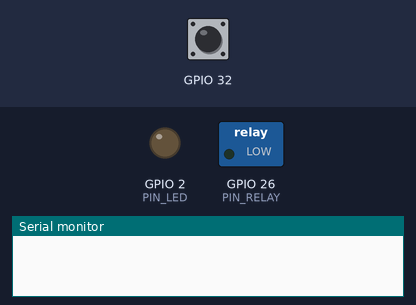
Recording of a sketch running on a simulated ESP32. Parts: switched loads named in the sketch (green lamp = pin HIGH), output pins drawn as LEDs (lit = HIGH), the last lines printed to the serial monitor. The inputs (shaded band) are chosen by the test bench; at power-on: GPIO 32 HIGH. WiFi joins after 1.5 s; servers stay silent unless stated; random numbers use the default seed unless the sketch sets one.

Above: at 0.0 s.
At 1.5 s:
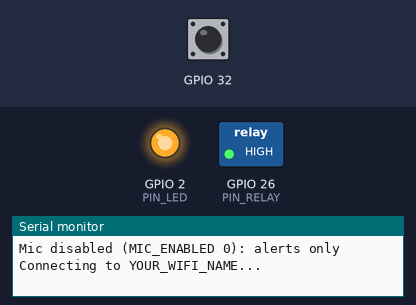
1.6 s: GPIO 32 pulled LOW for 3.2 s
At 2.12 s:
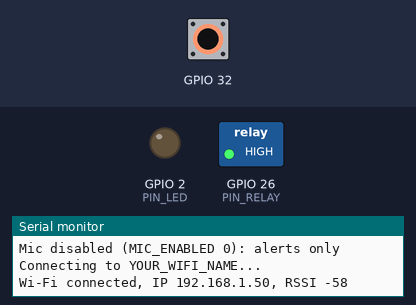
9.3 s: GPIO 32 driven LOW
Timing chart, 0 to 18.3 s (numbered marks = the images above; inputs shaded):
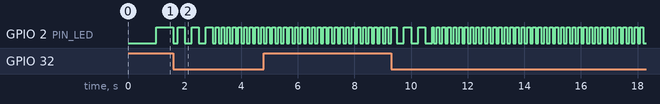

The sketch:

relay_node.ino
```cpp
/*
  EchoHawk — ESP32 emergency relay node

  Button press goes STRAIGHT to the dashboard over one WebSocket:
    - text frames   = JSON events (alert, cancel, audio_start, audio_stop)
    - binary frames = live audio (16 kHz, 16-bit, mono PCM) after an alert

  Button = jumper wire on GPIO32 -> CALL CENTER
    BUTTON_MODE_TOUCH 0: touch the loose end to GND (default, reliable)
    BUTTON_MODE_TOUCH 1: pinch the loose end (capacitive touch)
  Hold it ~1.5 s to send an alert.
  Hold it again within 10 s to cancel (also stops audio).

  Other hardware:
    GPIO26 -> Relay IN (clicks when the dashboard ACKs an alert)
    GPIO2  -> Onboard LED (status)

  Mic (add later — INMP441 I2S, then set MIC_ENABLED 1):
    SCK -> GPIO14   WS -> GPIO25   SD -> GPIO13
    VDD -> 3V3      GND -> GND     L/R -> GND

  Status LED:
    slow blink (1 s)  = not connected to Wi-Fi/dashboard
    medium blink      = pad being held
    fast blink        = alert waiting for dashboard ACK
    solid 3 s         = dashboard acknowledged
    off               = idle, connected

  Libraries (Arduino Library Manager):
    "WebSockets" by Markus Sattler
  Board package: esp32 by Espressif, version 3.x

  Don't touch the pads while the board boots (it calibrates them).
*/

#include <WiFi.h>
#include <WebSocketsClient.h>

// ====================== CONFIG — EDIT THESE ======================
const char* WIFI_SSID = "YOUR_WIFI_NAME";        // must be 2.4 GHz
const char* WIFI_PASS = "YOUR_WIFI_PASSWORD";

const char*    DASH_HOST = "echohawk-production-505f.up.railway.app";  // the EchoHawk server (Railway)
const uint16_t DASH_PORT = 443;
const char*    DASH_PATH = "/node";
#define DASH_USE_SSL true                        // wss:// for the cloud dashboard; false + port 8787 for a laptop on the same Wi-Fi

const char* NODE_ID = "echohawk-01";

// Button mode:
//   0 = wire-to-GND: touch the loose end of the D32 wire to the GND (–) rail,
//       or wire a real push button between D32 and GND. Most reliable.
//   1 = capacitive touch: pinch the loose end of the D32 wire.
#define BUTTON_MODE_TOUCH 0

#define MIC_ENABLED      0      // set to 1 once the INMP441 mic is wired
#define RELAY_ACTIVE_LOW true   // most cheap relay modules; set false if backwards
#define DEBUG_TOUCH      0      // 1 = print raw touch values every second
// =================================================================

#if MIC_ENABLED
  #include <ESP_I2S.h>
#endif

// ---- Pins ----
const uint8_t PIN_RELAY = 26;
const uint8_t PIN_LED   = 2;
const int8_t  MIC_SCK   = 14;
const int8_t  MIC_WS    = 25;
const int8_t  MIC_SD    = 13;

// ---- Timing / audio ----
const unsigned long HOLD_MS        = 1500;
const unsigned long CANCEL_MS      = 10000;
const unsigned long ACK_TIMEOUT_MS = 5000;   // resend if no ACK
const unsigned long RELAY_PULSE_MS = 1000;
const unsigned long ACK_SHOW_MS    = 3000;
const unsigned long AUDIO_SECONDS  = 60;     // stream length after an alert
const uint32_t SAMPLE_RATE         = 16000;
const int CHUNK_SAMPLES            = 256;    // 16 ms of audio per frame
const int MIC_GAIN                 = 4;      // raise if audio is too quiet
const float TOUCH_RATIO            = 0.65;   // touched when reading < baseline * this

WebSocketsClient ws;

// ---- Touch pads ----
struct Pad {
  const char* service;
  uint8_t pin;
  uint32_t baseline, threshold;
  bool touched, fired;
  unsigned long touchStart;
};
Pad pads[] = {
  {"call_center", 32, 0, 0, false, false, 0},
};
const int NUM_PADS = sizeof(pads) / sizeof(pads[0]);

// ---- Outgoing event queue (resent until the dashboard ACKs) ----
struct Msg {
  char json[256];
  char eventId[40];
  bool isAlert;
  bool sent;
  unsigned long sentAt;
  uint16_t attempts;
};
const int QSIZE = 6;
Msg queue[QSIZE];
int qHead = 0, qCount = 0;

// ---- State ----
int lastAlertPad = -1;
unsigned long lastAlertTime = 0;
char lastAlertId[40] = "";

unsigned long relayOffAt = 0;
unsigned long ackUntil = 0;
bool wifiWasUp = false;

// ---- Audio state ----
bool streaming = false;
bool audioAnnounced = false;
unsigned long streamEndAt = 0;
char streamEventId[40] = "";
#if MIC_ENABLED
I2SClass i2s;
int32_t rawBuf[CHUNK_SAMPLES];
int16_t pcmBuf[CHUNK_SAMPLES];
#endif

// ================= Helpers =================
void relayWrite(bool on) {
  digitalWrite(PIN_RELAY, (on ^ RELAY_ACTIVE_LOW) ? HIGH : LOW);
}

uint32_t readTouch(uint8_t pin) {
  uint32_t sum = 0;
  for (int i = 0; i < 3; i++) sum += touchRead(pin);
  return sum / 3;
}

void calibratePads() {
#if !BUTTON_MODE_TOUCH
  for (auto &p : pads) pinMode(p.pin, INPUT_PULLUP);
  Serial.println("Button mode: touch the D32 wire to GND to trigger");
  return;
#endif
  Serial.println("Calibrating touch pads, don't touch them...");
  for (auto &p : pads) {
    uint32_t sum = 0;
    for (int i = 0; i < 20; i++) { sum += touchRead(p.pin); delay(10); }
    p.baseline = sum / 20;
    p.threshold = p.baseline * TOUCH_RATIO;
    Serial.printf("  %-11s GPIO%-2d baseline=%lu threshold=%lu\n",
                  p.service, p.pin, (unsigned long)p.baseline, (unsigned long)p.threshold);
  }
}

void newEventId(char* out, size_t len) {
  snprintf(out, len, "%s-%08lx", NODE_ID, (unsigned long)esp_random());
}

bool dashboardUp() {
  return WiFi.status() == WL_CONNECTED && ws.isConnected();
}

// ================= Queue =================
void enqueue(const char* json, const char* eventId, bool isAlert) {
  if (qCount == QSIZE) {
    Serial.println("WARN: queue full, dropping oldest event");
    qHead = (qHead + 1) % QSIZE;
    qCount--;
  }
  Msg &m = queue[(qHead + qCount) % QSIZE];
  strlcpy(m.json, json, sizeof(m.json));
  strlcpy(m.eventId, eventId, sizeof(m.eventId));
  m.isAlert = isAlert;
  m.sent = false;
  m.sentAt = 0;
  m.attempts = 0;
  qCount++;
}

void handleQueue() {
  if (qCount == 0 || !dashboardUp()) return;
  Msg &m = queue[qHead];
  if (!m.sent || millis() - m.sentAt > ACK_TIMEOUT_MS) {
    m.attempts++;
    Serial.printf("SEND %s (attempt %u)\n", m.eventId, m.attempts);
    ws.sendTXT(m.json);
    m.sent = true;
    m.sentAt = millis();
  }
}

void onAck(const char* eventId) {
  if (qCount == 0 || strcmp(queue[qHead].eventId, eventId) != 0) return;
  Serial.printf("  ACK %s\n", eventId);
  ackUntil = millis() + ACK_SHOW_MS;
  if (queue[qHead].isAlert) {
    relayWrite(true);
    relayOffAt = millis() + RELAY_PULSE_MS;
  }
  qHead = (qHead + 1) % QSIZE;
  qCount--;
}

// ================= Audio =================
void sendAudioStart() {
  char msg[200];
  snprintf(msg, sizeof(msg),
    "{\"type\":\"audio_start\",\"node_id\":\"%s\",\"event_id\":\"%s\","
    "\"sample_rate\":%lu,\"format\":\"pcm_s16le\",\"channels\":1}",
    NODE_ID, streamEventId, (unsigned long)SAMPLE_RATE);
  ws.sendTXT(msg);
  audioAnnounced = true;
}

void stopStream() {
  if (!streaming) return;
  if (dashboardUp() && audioAnnounced) {
    char msg[128];
    snprintf(msg, sizeof(msg), "{\"type\":\"audio_stop\",\"node_id\":\"%s\",\"event_id\":\"%s\"}",
             NODE_ID, streamEventId);
    ws.sendTXT(msg);
  }
  streaming = false;
  audioAnnounced = false;
  Serial.println("Audio stream stopped");
}

void startStream(const char* eventId) {
#if MIC_ENABLED
  stopStream();
  strlcpy(streamEventId, eventId, sizeof(streamEventId));
  streaming = true;
  audioAnnounced = false;
  streamEndAt = millis() + AUDIO_SECONDS * 1000UL;
  for (int i = 0; i < 4; i++) i2s.readBytes((char*)rawBuf, sizeof(rawBuf));  // flush stale samples
  Serial.printf("Audio stream started (%lu s)\n", AUDIO_SECONDS);
#endif
}

void handleAudio() {
#if MIC_ENABLED
  if (!streaming) return;
  if (millis() >= streamEndAt) { stopStream(); return; }
  if (!dashboardUp()) return;
  if (!audioAnnounced) sendAudioStart();

  size_t n = i2s.readBytes((char*)rawBuf, sizeof(rawBuf));
  size_t samples = n / sizeof(int32_t);
  for (size_t i = 0; i < samples; i++) {
    int32_t s = (rawBuf[i] >> 16) * MIC_GAIN;   // INMP441: 24-bit data, left-justified in 32 bits
    if (s > 32767) s = 32767;
    if (s < -32768) s = -32768;
    pcmBuf[i] = (int16_t)s;
  }
  if (samples) ws.sendBIN((uint8_t*)pcmBuf, samples * sizeof(int16_t));
#endif
}

// ================= Dashboard messages =================
void handleDashboardText(const char* msg) {
  // Expected from the dashboard:
  //   {"type":"ack","event_id":"..."}
  //   {"type":"stop_audio"}
  if (strstr(msg, "\"ack\"")) {
    const char* p = strstr(msg, "\"event_id\"");
    if (!p) return;
    p = strchr(p + 10, '"');
    if (!p) return;
    p++;
    const char* end = strchr(p, '"');
    if (!end) return;
    char id[40];
    size_t len = min((size_t)(end - p), sizeof(id) - 1);
    memcpy(id, p, len);
    id[len] = '\0';
    onAck(id);
  } else if (strstr(msg, "\"stop_audio\"")) {
    Serial.println("Dashboard asked to stop audio");
    stopStream();
  }
}

void onWsEvent(WStype_t type, uint8_t* payload, size_t length) {
  switch (type) {
    case WStype_CONNECTED: {
      Serial.println("Dashboard connected");
      char hello[160];
      snprintf(hello, sizeof(hello),
        "{\"type\":\"hello\",\"node_id\":\"%s\",\"mic\":%s,\"sample_rate\":%lu}",
        NODE_ID, MIC_ENABLED ? "true" : "false", (unsigned long)SAMPLE_RATE);
      ws.sendTXT(hello);
      if (qCount) queue[qHead].sent = false;    // resend anything still pending
      audioAnnounced = false;                   // re-announce an in-progress stream
      break;
    }
    case WStype_DISCONNECTED:
      Serial.println("Dashboard disconnected, retrying...");
      audioAnnounced = false;
      break;
    case WStype_TEXT: {
      char buf[256];
      size_t len = min(length, sizeof(buf) - 1);
      memcpy(buf, payload, len);
      buf[len] = '\0';
      handleDashboardText(buf);
      break;
    }
    default:
      break;
  }
}

// ================= Pads =================
void onPadHold(int i) {
  unsigned long now = millis();
  char eventId[40], json[256];
  newEventId(eventId, sizeof(eventId));

  if (i == lastAlertPad && now - lastAlertTime < CANCEL_MS) {
    Serial.printf(">>> CANCEL %s\n", pads[i].service);
    snprintf(json, sizeof(json),
      "{\"type\":\"cancel\",\"node_id\":\"%s\",\"event_id\":\"%s\",\"service\":\"%s\","
      "\"ref_event_id\":\"%s\",\"uptime_ms\":%lu}",
      NODE_ID, eventId, pads[i].service, lastAlertId, now);
    enqueue(json, eventId, false);
    stopStream();
    lastAlertPad = -1;
  } else {
    Serial.printf(">>> ALERT %s\n", pads[i].service);
    snprintf(json, sizeof(json),
      "{\"type\":\"alert\",\"node_id\":\"%s\",\"event_id\":\"%s\",\"service\":\"%s\","
      "\"audio\":%s,\"rssi\":%d,\"uptime_ms\":%lu}",
      NODE_ID, eventId, pads[i].service, MIC_ENABLED ? "true" : "false", WiFi.RSSI(), now);
    enqueue(json, eventId, true);
    startStream(eventId);
    strlcpy(lastAlertId, eventId, sizeof(lastAlertId));
    lastAlertPad = i;
    lastAlertTime = now;
  }
}

bool anyPadHolding() {
  for (auto &p : pads) if (p.touched && !p.fired) return true;
  return false;
}

void handlePads() {
  unsigned long now = millis();
  for (int i = 0; i < NUM_PADS; i++) {
    Pad &p = pads[i];
#if BUTTON_MODE_TOUCH
    bool t = readTouch(p.pin) < p.threshold;
#else
    bool t = digitalRead(p.pin) == LOW;   // LOW = wire touching GND
#endif
    if (t && !p.touched) {
      p.touched = true;
      p.fired = false;
      p.touchStart = now;
    } else if (t && !p.fired && now - p.touchStart >= HOLD_MS) {
      p.fired = true;
      onPadHold(i);
    } else if (!t) {
      p.touched = false;
    }
  }
}

// ================= Wi-Fi + LED =================
void handleWiFi() {
  bool up = WiFi.status() == WL_CONNECTED;
  if (up && !wifiWasUp) {
    Serial.printf("Wi-Fi connected, IP %s, RSSI %d\n", WiFi.localIP().toString().c_str(), WiFi.RSSI());
  } else if (!up && wifiWasUp) {
    Serial.println("Wi-Fi lost, reconnecting...");
  }
  wifiWasUp = up;
}

void handleLed() {
  unsigned long now = millis();
  bool on;
  if (anyPadHolding())    on = (now / 250) % 2;
  else if (qCount > 0)    on = (now / 100) % 2;
  else if (now < ackUntil) on = true;
  else if (!dashboardUp()) on = (now / 1000) % 2;
  else                    on = false;
  digitalWrite(PIN_LED, on);
}

// ================= Setup / Loop =================
void setup() {
  Serial.begin(115200);
  delay(300);
  Serial.println("\n=== EchoHawk Relay Node ===");

  pinMode(PIN_RELAY, OUTPUT);
  relayWrite(false);
  pinMode(PIN_LED, OUTPUT);

  calibratePads();

#if MIC_ENABLED
  i2s.setPins(MIC_SCK, MIC_WS, -1, MIC_SD);
  if (!i2s.begin(I2S_MODE_STD, SAMPLE_RATE, I2S_DATA_BIT_WIDTH_32BIT, I2S_SLOT_MODE_MONO, I2S_STD_SLOT_LEFT)) {
    Serial.println("ERROR: mic (I2S) failed to start, check wiring");
  } else {
    Serial.println("Mic ready");
  }
#else
  Serial.println("Mic disabled (MIC_ENABLED 0): alerts only");
#endif

  WiFi.mode(WIFI_STA);
  WiFi.setSleep(false);          // lower latency for audio
  WiFi.setAutoReconnect(true);
  WiFi.begin(WIFI_SSID, WIFI_PASS);
  Serial.printf("Connecting to %s...\n", WIFI_SSID);

#if DASH_USE_SSL
  ws.beginSSL(DASH_HOST, DASH_PORT, DASH_PATH);
#else
  ws.begin(DASH_HOST, DASH_PORT, DASH_PATH);
#endif
  ws.onEvent(onWsEvent);
  ws.setReconnectInterval(3000);
  ws.enableHeartbeat(15000, 3000, 2);
}

void loop() {
  unsigned long now = millis();

  handleWiFi();
  ws.loop();
  handlePads();
  handleQueue();
  handleAudio();

  if (relayOffAt && now >= relayOffAt) {
    relayWrite(false);
    relayOffAt = 0;
  }

  handleLed();

#if DEBUG_TOUCH
  static unsigned long lastDbg = 0;
  if (now - lastDbg > 1000) {
    lastDbg = now;
    Serial.printf("touch=%lu threshold=%lu\n",
      (unsigned long)readTouch(pads[0].pin), (unsigned long)pads[0].threshold);
  }
#endif

  if (!streaming) delay(5);   // audio reads already pace the loop while streaming
}
```
